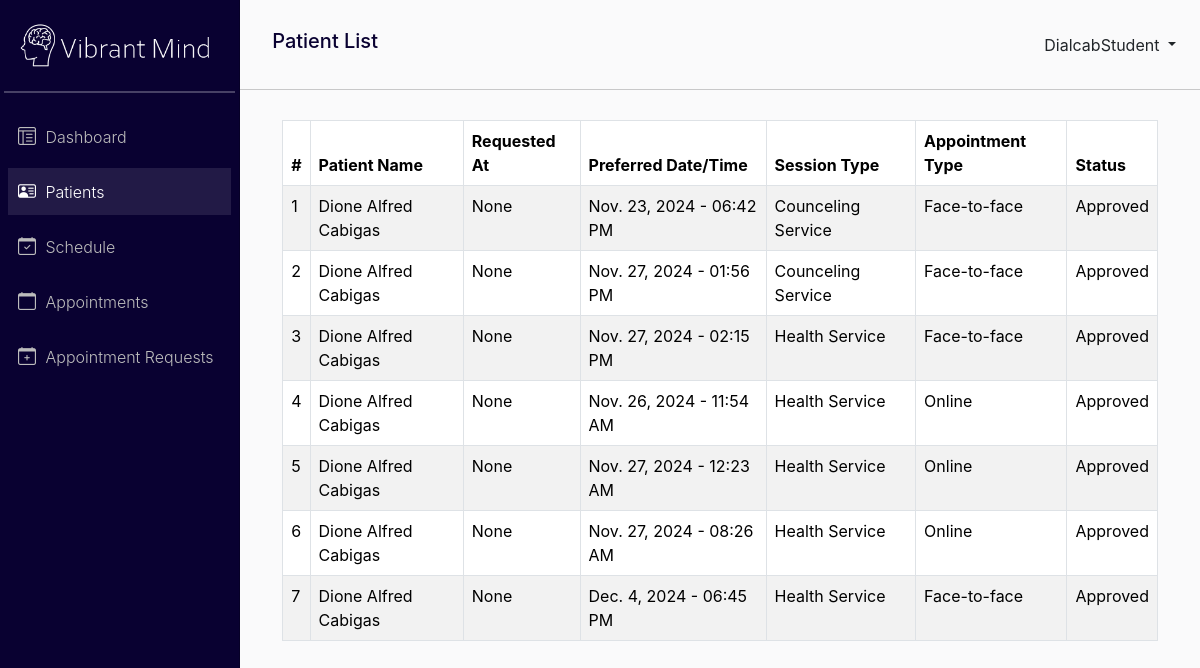
Before: /staff/patient/ (signed in) with the older database file.
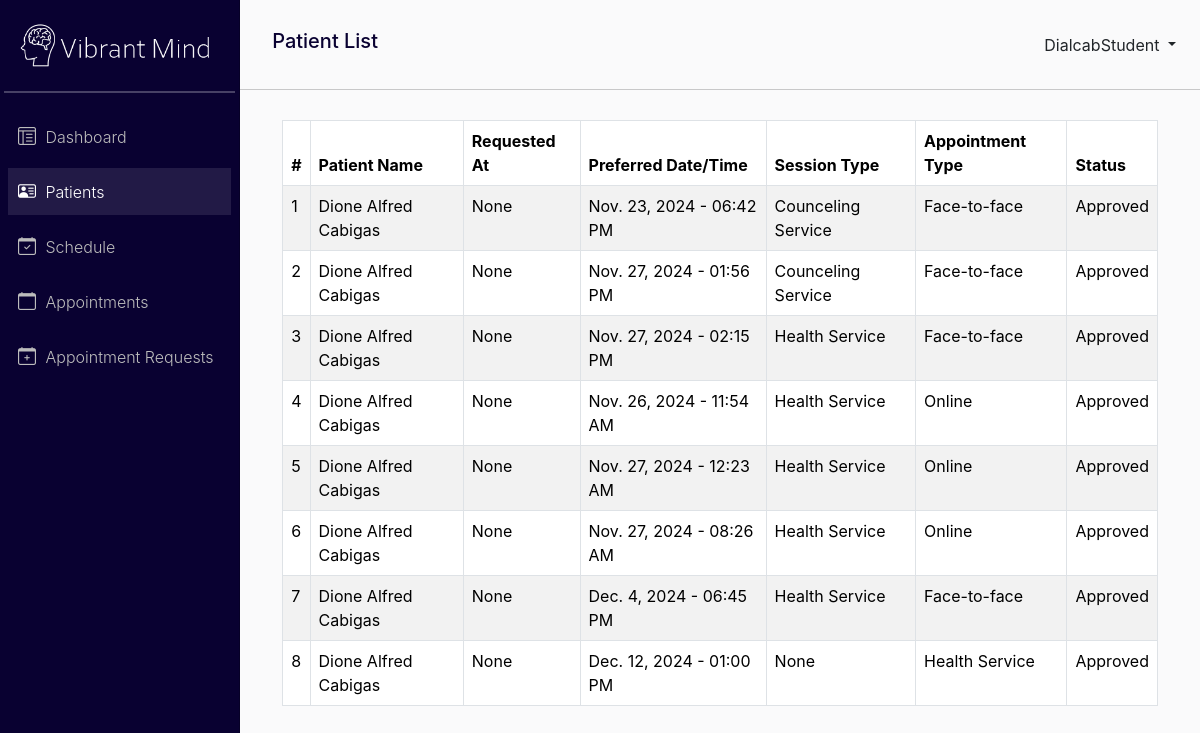
After: the same page with the newer database file.
### VibrantMind_app/models.py (models this page shows, shortened)
class Appointment(models.Model):
    SESSION_TYPE = (
        ('Health Service', 'Health Service'),
        ('Counceling Service', 'Counceling Service'),
    )
    STAFF_CHOICE = (
        ('Health Staff', 'Health Staff'),
        ('Counceling Staff', 'Counceling Staff'),
    )
    APPOINTMENT_TYPE = (
        ('Face-to-face', 'Face-to-Face'),
        ('Online', 'Online'),
    )
    patient = models.ForeignKey(Patient, on_delete=models.CASCADE)
    session_type = models.CharField(max_length=100, choices=SESSION_TYPE, null=True)
    appointment_type = models.CharField(max_length=100, choices=APPOINTMENT_TYPE, null=True)
    date = models.DateField(blank=True, null=True)
    time = models.TimeField(blank=True, null=True)
    staff = models.CharField(max_length=100, choices=STAFF_CHOICE, blank=True)
    notes = models.TextField(null=True)
    dateRequested = models.DateField(auto_now_add=True, null=True)
    timeRequested = models.TimeField(auto_now_add=True, null=True)
    approval = models.BooleanField(default=False)
    is_done = models.BooleanField(default=False)
    is_removed = models.BooleanField(default=False)

class Patient(models.Model):
    userProfile = models.OneToOneField(UserProfile, on_delete=models.CASCADE)
    phone_number = models.CharField(max_length=15, blank=True, null=True)
    emergency_contact_name = models.CharField(max_length=100, blank=True, null=True)
    emergency_contact_relationship = models.CharField(max_length=100, blank=True, null=True)
    emergency_contact_phone = models.CharField(max_length=15, blank=True, null=True)
    address = models.TextField(blank=True, null=True)
    date_of_birth = models.DateField(blank=True, null=True)

class UserProfile(models.Model):
    USER_TYPE = (
        ('student', 'Student'),
        ('staff', 'Staff'),
    )
    GENDER_CHOICE = (
        ('M', 'Male'),
        ('F', 'Female'),
    )
    user = models.OneToOneField(User, on_delete=models.CASCADE)
    lastName = models.CharField(max_length=100, blank=True, null=True)
    firstName = models.CharField(max_length=100, blank=True, null=True)
    middleName = models.CharField(max_length=100, blank=True, null=True)
    age = models.PositiveIntegerField(blank=True, null=True)
    gender = models.CharField(max_length=1, choices=GENDER_CHOICE, blank=True, null=True)
    email = models.CharField(max_length=100, blank=True, null=True)
    user_type = models.CharField(max_length=50, choices=USER_TYPE, blank=True, null=True)

### VibrantMind_app/views.py (the view)
# urls.py: path('staff/patient/', views.patient_view, name='patient_list'),
@login_required
def patient_view(request):
    patients = Patient.objects.all()
    appointment_requests = Appointment.objects.all()
    context = {'patients' : patients, 'appointment_requests' : appointment_requests}
    return render(request, 'staff/patient.html', context)

### VibrantMind_app/templates/Staff/patient.html (shortened to what this page needs)
{% extends 'staff/base.html' %}
{% block navTitle %}Patient List{% endblock %}
{% block content %}
<div class="container-fluid">
    {% if appointment_requests %}
    <table class="table table-bordered table-striped">
        <thead>
            <tr>
                <th>#</th>
                <th>Patient Name</th>
                <th>Requested At</th>
                <th>Preferred Date/Time</th>
                <th>Session Type</th>
                <th>Appointment Type</th>
                <th>Status</th>
            </tr>
        </thead>
        <tbody>
            {% for appointment_request in appointment_requests %}
            <tr>
                <td>{{ forloop.counter }}</td>
                <td>{{ appointment_request.patient.userProfile.firstName }} {{ appointment_request.patient.userProfile.lastName }}</td>
                <td>{{ appointment_request.dateRequested }}</td>
                <td>{{ appointment_request.date }} - {{ appointment_request.time|time:"h:i A" }}</td>
                <td>{{ appointment_request.session_type }}</td>
                <td>{{ appointment_request.appointment_type }}</td>
                <td>
                    {% if appointment_request.is_done %}
                        Finished
                    {% elif appointment_request.is_removed %}
                        Removed
                    {% elif appointment_request.approval %}
                        Approved
                    {% else %}
                        Pending
                    {% endif %}
                </td>
            </tr>
            {% endfor %}
        </tbody>
    </table>
    {% else %}
        <p>No patients have made appointment requests yet.</p>
    {% endif %}
</div>
{% endblock %}

Changed rows visible on the page:
added Appointment: patient.userProfile.firstName "Dione Alfred", patient.userProfile.lastName "Cabigas", dateRequested "None", date "Dec. 12, 2024", time "01:00 PM", session_type "None", appointment_type "Health Service", is_done "Approved"
